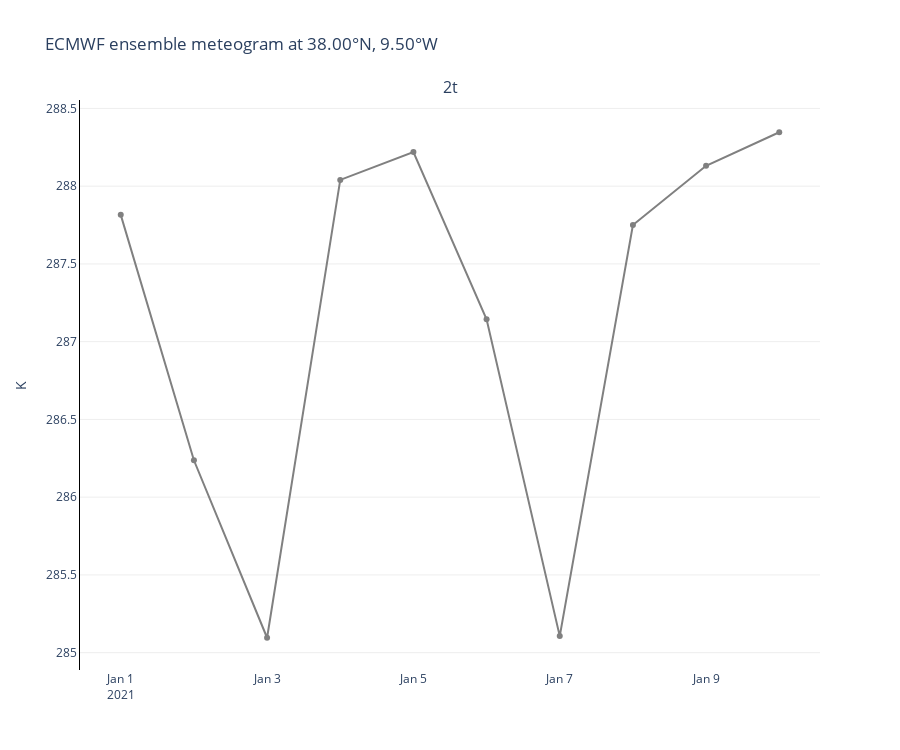

This figure's notebook cell:
### Code cell
from earthkit.plots.interactive import Chart

TIME_FREQUENCY = "1d"
QUANTILES = [0, 0.1, 0.25, 0.5, 0.75, 0.9, 1]

chart = Chart()
chart.title(f"ECMWF ensemble meteogram at {location_to_string(LOCATION)}")
#chart.box(ds, time_frequency=TIME_FREQUENCY, quantiles=QUANTILES)
chart.line(ds, line_color='grey', time_frequency=TIME_FREQUENCY)
chart.show()  # Replace with chart.show() in an interactive session!

### Figure 1 — Plotly figure (JSON) as saved in the notebook; plotly's stock layout.template omitted (floating-point values rounded to 4 significant figures)
{"data": [{"line": {"color": "grey"}, "type": "scatter", "x": ["2021-01-01T00:00:00", "2021-01-02T00:00:00", "2021-01-03T00:00:00", "2021-01-04T00:00:00", "2021-01-05T00:00:00", "2021-01-06T00:00:00", "2021-01-07T00:00:00", "2021-01-08T00:00:00", "2021-01-09T00:00:00", "2021-01-10T00:00:00"], "y": [287.8, 286.2, 285.1, 288.0, 288.2, 287.1, 285.1, 287.8, 288.1, 288.3]}], "layout": {"annotations": [{"font": {"size": 16}, "showarrow": false, "text": "2t", "x": 0.5, "xanchor": "center", "xref": "paper", "y": 1, "yanchor": "bottom", "yref": "paper"}], "colorway": ["#636EFA", "#EF553B", "#00CC96", "#AB63FA", "#FFA15A", "#19D3F3", "#FF6692", "#B6E880", "#FF97FF", "#FECB52"], "height": 750, "hovermode": "x", "plot_bgcolor": "white", "showlegend": false, "title": {"text": "ECMWF ensemble meteogram at 38.00°N, 9.50°W"}, "xaxis": {"anchor": "y", "domain": [0, 1], "gridwidth": 1, "showgrid": false, "showline": false, "zeroline": false}, "yaxis": {"anchor": "x", "domain": [0, 1], "gridcolor": "#EEEEEE", "linecolor": "black", "showgrid": true, "showline": true, "title": {"text": "K"}, "zeroline": false}}}
